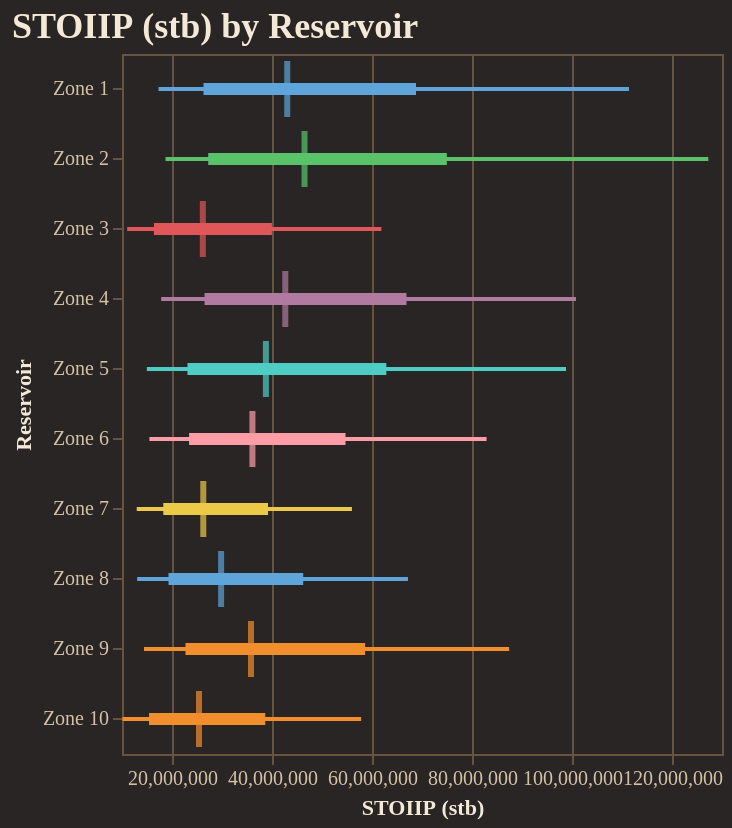

The cell this chart's notebook holds for it:
### Code cell
fig = reporter.plotter.forest_plot(
    "STOIIP (stb)", 
    backend=PLOTTING_BACKEND
)
fig.show()

### Figure 1 — Vega-Lite specification as saved in the notebook (floating-point values rounded to 4 significant figures)
{"config": {"background": "#292524", "view": {"fill": "#292524", "stroke": "#665340"}, "title": {"color": "#f4e9d7", "font": "Merriweather", "fontSize": 18, "fontWeight": 600, "subtitleColor": "#d5c2a6", "anchor": "start"}, "axis": {"domainColor": "#665340", "gridColor": "#665340", "tickColor": "#665340", "labelColor": "#d5c2a6", "titleColor": "#f4e9d7", "labelFont": "Merriweather", "titleFont": "Merriweather"}, "legend": {"titleColor": "#f4e9d7", "labelColor": "#d5c2a6", "labelFont": "Merriweather", "titleFont": "Merriweather", "orient": "top-right", "symbolType": "circle"}, "header": {"labelColor": "#d5c2a6", "titleColor": "#f4e9d7", "labelFont": "Merriweather", "titleFont": "Merriweather"}, "mark": {"color": "#c78d3b"}, "line": {"color": "#c78d3b"}, "bar": {"color": "#c78d3b"}, "point": {"color": "#ddb06d"}, "area": {"color": "#c78d3b", "opacity": 0.35}, "text": {"color": "#f4e9d7", "font": "Merriweather"}, "range": {"category": ["#5DA5DA", "#F28E2B", "#59C36A", "#E15759", "#B07AA1", "#4ECDC4", "#FF9DA7", "#EDC948"]}}, "layer": [{"mark": {"type": "rule", "strokeWidth": 2}, "encoding": {"color": {"field": "group", "legend": null, "type": "nominal"}, "x": {"field": "p10", "scale": {"zero": false}, "title": "STOIIP (stb)", "type": "quantitative"}, "x2": {"field": "p90"}, "y": {"field": "group", "sort": ["Zone 1", "Zone 2", "Zone 3", "Zone 4", "Zone 5", "Zone 6", "Zone 7", "Zone 8", "Zone 9", "Zone 10"], "title": "Reservoir", "type": "nominal"}}}, {"mark": {"type": "rule", "strokeWidth": 6}, "encoding": {"color": {"field": "group", "legend": null, "type": "nominal"}, "x": {"field": "p25", "scale": {"zero": false}, "title": "STOIIP (stb)", "type": "quantitative"}, "x2": {"field": "p75"}, "y": {"field": "group", "sort": ["Zone 1", "Zone 2", "Zone 3", "Zone 4", "Zone 5", "Zone 6", "Zone 7", "Zone 8", "Zone 9", "Zone 10"], "title": "Reservoir", "type": "nominal"}}}, {"mark": {"type": "tick", "color": "black", "size": 28, "thickness": 3}, "encoding": {"color": {"field": "group", "legend": null, "type": "nominal"}, "tooltip": [{"field": "group", "title": "Group", "type": "nominal"}, {"field": "p10", "title": "P10", "type": "quantitative"}, {"field": "p25", "title": "P25", "type": "quantitative"}, {"field": "median", "title": "Median", "type": "quantitative"}, {"field": "p75", "title": "P75", "type": "quantitative"}, {"field": "p90", "title": "P90", "type": "quantitative"}], "x": {"field": "median", "scale": {"zero": false}, "title": "STOIIP (stb)", "type": "quantitative"}, "y": {"field": "group", "sort": ["Zone 1", "Zone 2", "Zone 3", "Zone 4", "Zone 5", "Zone 6", "Zone 7", "Zone 8", "Zone 9", "Zone 10"], "title": "Reservoir", "type": "nominal"}}}], "data": {"name": "data-a037082e0b5d7192332d85431238b5a9"}, "height": 350, "title": "STOIIP (stb) by Reservoir", "width": "container", "$schema": "https://vega.github.io/schema/vega-lite/v5.20.1.json", "datasets": {"data-a037082e0b5d7192332d85431238b5a9": [{"group": "Zone 1", "p10": 17310000.0, "p25": 26300000.0, "median": 43050000.0, "p75": 68800000.0, "p90": 111400000.0}, {"group": "Zone 2", "p10": 18700000.0, "p25": 27250000.0, "median": 46500000.0, "p75": 74970000.0, "p90": 127300000.0}, {"group": "Zone 3", "p10": 11040000.0, "p25": 16380000.0, "median": 26160000.0, "p75": 39990000.0, "p90": 61880000.0}, {"group": "Zone 4", "p10": 17830000.0, "p25": 26510000.0, "median": 42660000.0, "p75": 66900000.0, "p90": 100800000.0}, {"group": "Zone 5", "p10": 14970000.0, "p25": 23090000.0, "median": 38780000.0, "p75": 62870000.0, "p90": 98800000.0}, {"group": "Zone 6", "p10": 15490000.0, "p25": 23420000.0, "median": 36090000.0, "p75": 54700000.0, "p90": 82910000.0}, {"group": "Zone 7", "p10": 12950000.0, "p25": 18260000.0, "median": 26260000.0, "p75": 39210000.0, "p90": 55990000.0}, {"group": "Zone 8", "p10": 13030000.0, "p25": 19300000.0, "median": 29820000.0, "p75": 46240000.0, "p90": 67190000.0}, {"group": "Zone 9", "p10": 14400000.0, "p25": 22700000.0, "median": 35800000.0, "p75": 58620000.0, "p90": 87420000.0}, {"group": "Zone 10", "p10": 10070000.0, "p25": 15410000.0, "median": 25400000.0, "p75": 38650000.0, "p90": 57820000.0}]}}
